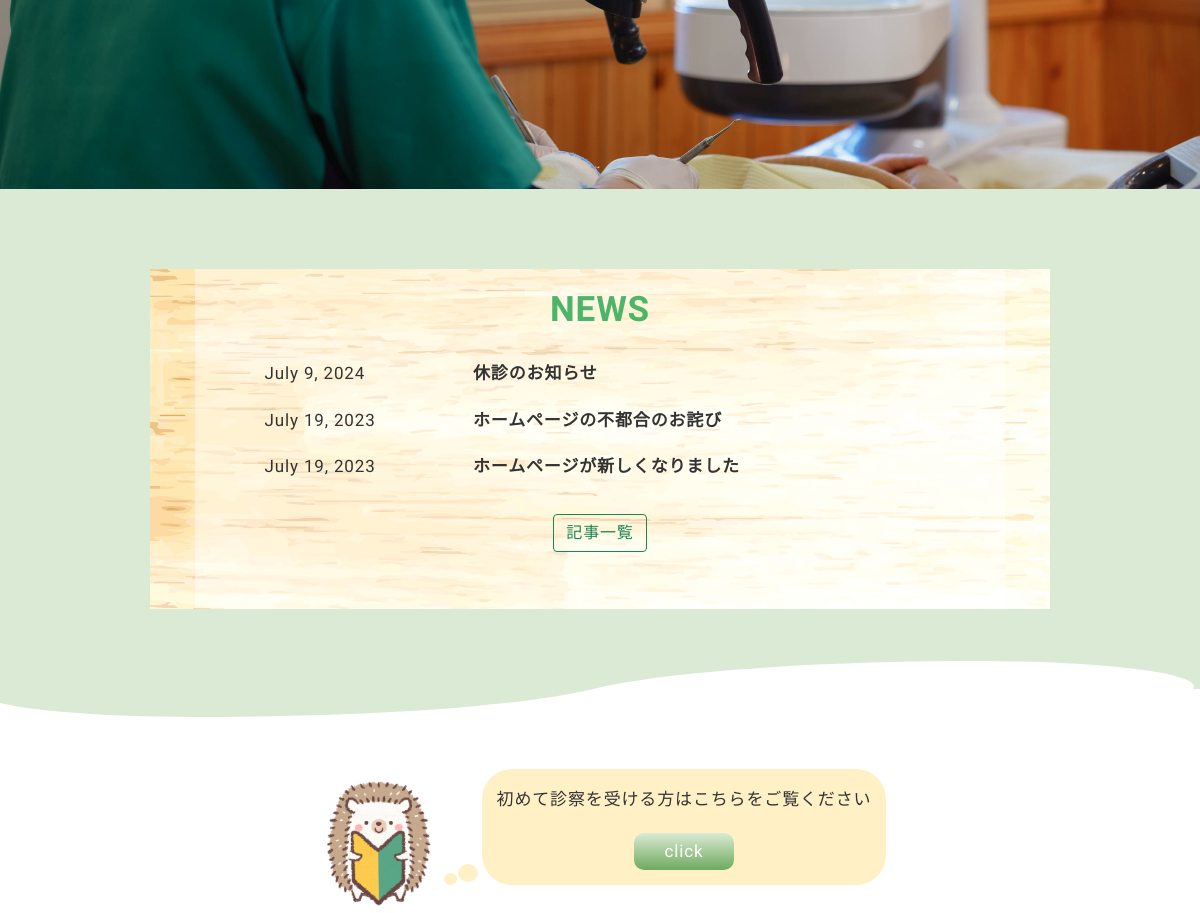
Before: / (middle part) with the older database file.
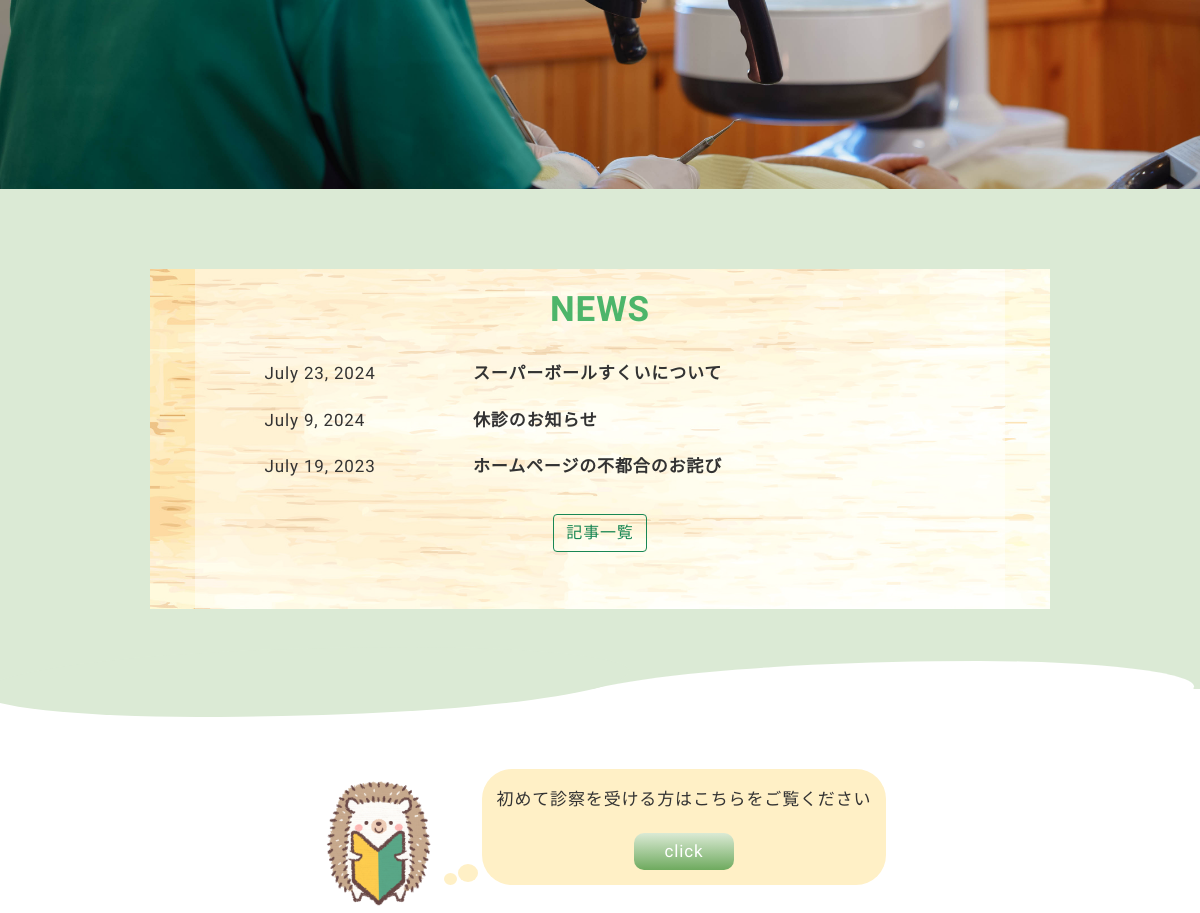
After: the same page with the newer database file.
### dent_site/models.py (models this page shows, shortened)
class News(models.Model):
  date = models.DateField()
  title = models.CharField(max_length=50)
  text = models.TextField()

### dent_site/views.py (the view)
# urls.py: path('', views.home, name='home'),
def home(request):
    contents = News.objects.order_by('date').reverse()[0:3]
    context = {
        'contents': contents,
    }
    return render(request, 'dent_site/home.html', context)

### dent_site/templates/dent_site/home.html (shortened to what this page needs)
{% extends './base.html' %}
{% load static %}
{% block head %}
<link rel="stylesheet" type="text/css" href="{% static 'dent_site/css/home.css' %}">
{% endblock head %}
{% block content %}
<div class="slide position-relative">
  <img class="h-100 w-100 position-absolute" src="media/photo/home/slide2.jpg" style="left: 0;"/>
</div>
<main>
  <div class="news-container back-green py-80 position-relative" style="height: 500px;">
    <div class="news-back mx-auto" style="background-image: url(/media/img/home/news.jpg);">
      <div class="news">
        <h2 class="en green py-3">NEWS</h2>
        {% for content in contents %}
          <div>
            <div class="row py-2">
              <time class="col-2 offset-1">{{ content.date }}</time>
              <a href="{% url 'dent_site:news_detail' content.pk %}" class="txt fw-bold col-8">{{ content.title }}</a>
            </div>
          </div>
        {% endfor %}
        <div class="text-center">
          <a href="{% url 'dent_site:news' %}" class="btn btn-outline-success mt-4">記事一覧</a>
        </div>
      </div>
    </div>
    <div class="wave"></div>
  </div>
  <div class="py-80">
    <div class="d-flex justify-content-center">
      <img class="hedgehog col-6" src="media/img/home/first.png">
      <div class="bubble position-relative">
        <p class="txt">初めて診察を受ける方はこちらをご覧ください</p>
        <a href="{% url 'dent_site:first' %}" class="en"><div class="click-btn">click</div></a>
      </div>
    </div>
  </div>
</main>
{% endblock %}

### dent_site/templates/dent_site/base.html (shortened to what this page needs)
{% load static %}
<!DOCTYPE html>
<html lang="ja">
<head>
  <link rel="stylesheet" type="text/css" href="{% static 'dent_site/css/reset.css' %}">
  <link href="https://cdn.jsdelivr.net/npm/bootstrap@5.0.2/dist/css/bootstrap.min.css" rel="stylesheet">
  <link rel="stylesheet" type="text/css" href="{% static 'dent_site/css/style.css' %}">
  <link rel="stylesheet" type="text/css" href="{% static 'dent_site/css/header.css' %}">
  {% block head %}{% endblock head %}
  <link rel="stylesheet" type="text/css" href="{% static 'dent_site/css/footer.css' %}">
  <link rel="stylesheet" type="text/css" href="{% static 'dent_site/css/responsive.css' %}">
</head>
  <body>
    {% block content %}{% endblock content %}
  </body>
</html>

### staticfiles/dent_site/css/style.css (style rules this page uses)
.h1, .h2, .h3, .h4, .h5, .h6, h1, h2, h3, h4, h5, h6, p { margin: 0; }
a { background-color: transparent; text-decoration: none; color: inherit; }
body { font-family: "M PLUS Rounded 1c", sans-serif; font-size: 17px; color: #333; letter-spacing: .05em; line-height: 1.8; font-weight: 400; }
.en { font-family: 'Itim', cursive; }
.green { color: #4db56a; font-weight: 600; }
.back-green { background: #dbead5; }
.py-80 { padding: 80px 0; }
h2 { font-size: 35px; font-weight: 700; line-height: 1.4; text-align: center; }
.mx-auto { display: block; }

### staticfiles/dent_site/css/home.css (style rules this page uses)
.slide { height: 650px; }
.slide img { opacity:0; transition:all 1s ease-in-out; object-fit:cover; }
.news-back { background-repeat: no-repeat; width: 75%; height: 100%; background-size: cover; }
.news-back .news { width: 90%; height: 100%; margin: auto; background-color: #ffffff6e; }
.news time { width: 25%; }
.wave { position: absolute; height: 70px; width: 98%; background: #dbead5; bottom: 0; }
.wave::before, .wave::after { content: ""; display: block; position: absolute; border-radius: 100% 50%; }
.wave::before { width: 55%; height: 109%; background-color: #fff; right: -1.5%; top: 60%; }
.wave::after { width: 55%; height: 100%; background-color: #dbead5; left: -1.5%; top: 40%; }
.hedgehog { height: 10%; animation-iteration-count: infinite; animation-direction: alternate; width: 128px; animation-name: jump; animation-duration: .4s; }
.bubble { margin: 0em 0 3em 40px; padding: 15px; background: #fff0c6; border-radius: 30px; }
.bubble:before { content: ""; position: absolute; left: -38px; width: 13px; height: 12px; bottom: 0; background: #fff0c6; border-radius: 50%; }
.bubble:after { content: ""; position: absolute; left: -24px; width: 20px; height: 18px; bottom: 3px; background: #fff0c6; border-radius: 50%; }
.click-btn { width: 100px; padding: .2em; background: linear-gradient(#dbead5 , #6eaa5e); border-radius: 10px; color: #fff; text-align: center; margin: 18px auto 0 auto; }

Changed rows visible on the page:
no longer on this page (row unchanged): News: date "July 19, 2023", title "ホームページが新しくなりました"
added News: date "July 23, 2024", title "スーパーボールすくいについて"
